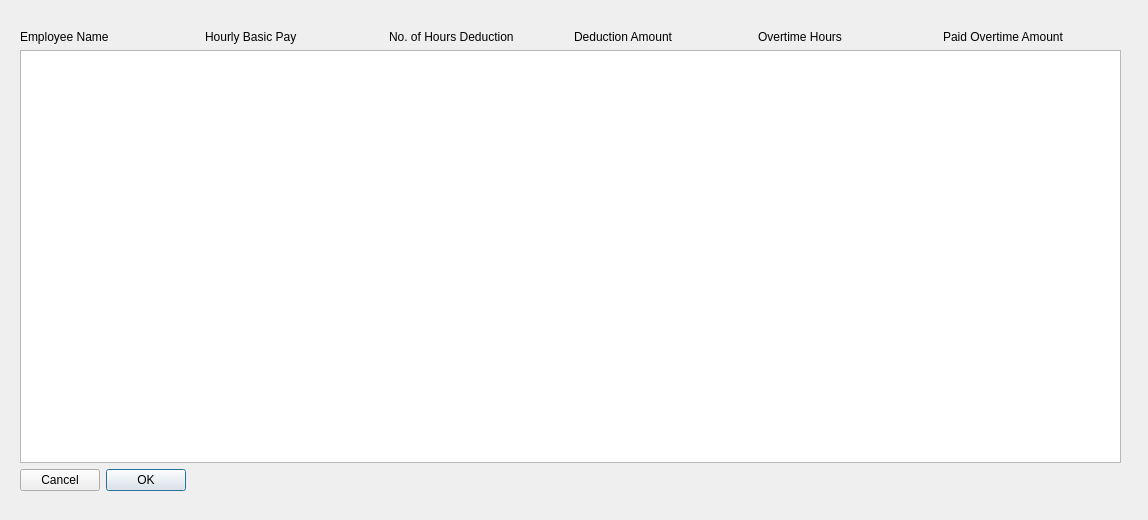
<?xml version="1.0" encoding="UTF-8"?>
<ui version="4.0">
 <class>AttendanceTrackerDialog</class>
 <widget class="QDialog" name="AttendanceTrackerDialog">
  <property name="geometry">
   <rect>
    <x>0</x>
    <y>0</y>
    <width>1148</width>
    <height>520</height>
   </rect>
  </property>
  <property name="sizePolicy">
   <sizepolicy hsizetype="MinimumExpanding" vsizetype="MinimumExpanding">
    <horstretch>0</horstretch>
    <verstretch>0</verstretch>
   </sizepolicy>
  </property>
  <property name="windowTitle">
   <string>Dialog</string>
  </property>
  <widget class="QWidget" name="verticalLayoutWidget">
   <property name="geometry">
    <rect>
     <x>20</x>
     <y>30</y>
     <width>1101</width>
     <height>461</height>
    </rect>
   </property>
   <layout class="QVBoxLayout" name="verticalLayout">
    <item>
     <layout class="QHBoxLayout" name="horizontalLayout">
      <property name="rightMargin">
       <number>0</number>
      </property>
      <item>
       <widget class="QLabel" name="nameHeader">
        <property name="text">
         <string>Employee Name</string>
        </property>
       </widget>
      </item>
      <item>
       <widget class="QLabel" name="hoursToDeductHeader">
        <property name="text">
         <string>Hourly Basic Pay</string>
        </property>
       </widget>
      </item>
      <item>
       <widget class="QLabel" name="overtimeHeader">
        <property name="text">
         <string>No. of Hours Deduction</string>
        </property>
       </widget>
      </item>
      <item>
       <widget class="QLabel" name="deductionAmountHeader">
        <property name="text">
         <string>Deduction Amount</string>
        </property>
       </widget>
      </item>
      <item>
       <widget class="QLabel" name="overTimeHoursHeader">
        <property name="text">
         <string>Overtime Hours</string>
        </property>
       </widget>
      </item>
      <item>
       <widget class="QLabel" name="paidOverTimeAmountHeader">
        <property name="text">
         <string>Paid Overtime Amount</string>
        </property>
       </widget>
      </item>
     </layout>
    </item>
    <item>
     <layout class="QHBoxLayout" name="horizontalLayout_2">
      <item>
       <widget class="QTableView" name="tableView"/>
      </item>
     </layout>
    </item>
    <item>
     <widget class="QDialogButtonBox" name="buttonBox">
      <property name="layoutDirection">
       <enum>Qt::RightToLeft</enum>
      </property>
      <property name="orientation">
       <enum>Qt::Horizontal</enum>
      </property>
      <property name="standardButtons">
       <set>QDialogButtonBox::Cancel|QDialogButtonBox::Ok</set>
      </property>
     </widget>
    </item>
   </layout>
  </widget>
 </widget>
 <resources/>
 <connections>
  <connection>
   <sender>buttonBox</sender>
   <signal>rejected()</signal>
   <receiver>AttendanceTrackerDialog</receiver>
   <slot>reject()</slot>
   <hints>
    <hint type="sourcelabel">
     <x>316</x>
     <y>260</y>
    </hint>
    <hint type="destinationlabel">
     <x>286</x>
     <y>274</y>
    </hint>
   </hints>
  </connection>
  <connection>
   <sender>buttonBox</sender>
   <signal>accepted()</signal>
   <receiver>AttendanceTrackerDialog</receiver>
   <slot>accept()</slot>
   <hints>
    <hint type="sourcelabel">
     <x>248</x>
     <y>254</y>
    </hint>
    <hint type="destinationlabel">
     <x>157</x>
     <y>274</y>
    </hint>
   </hints>
  </connection>
 </connections>
</ui>
